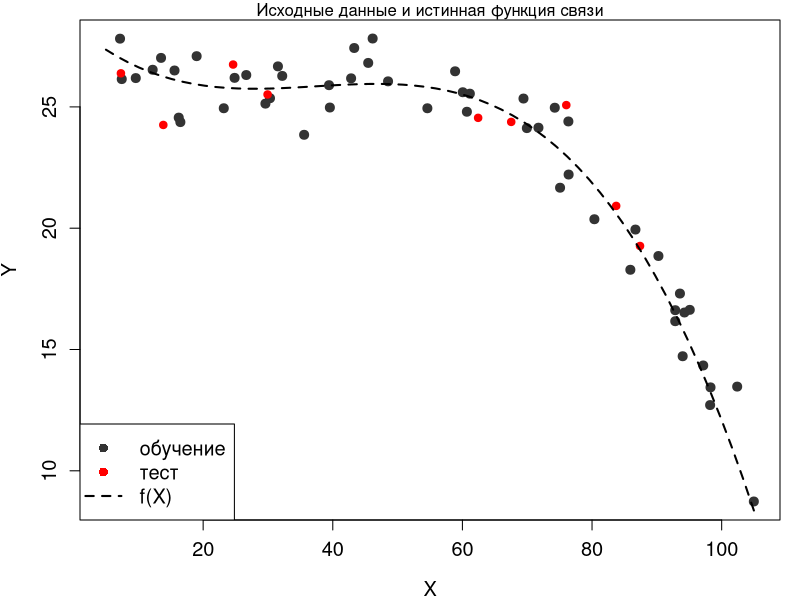
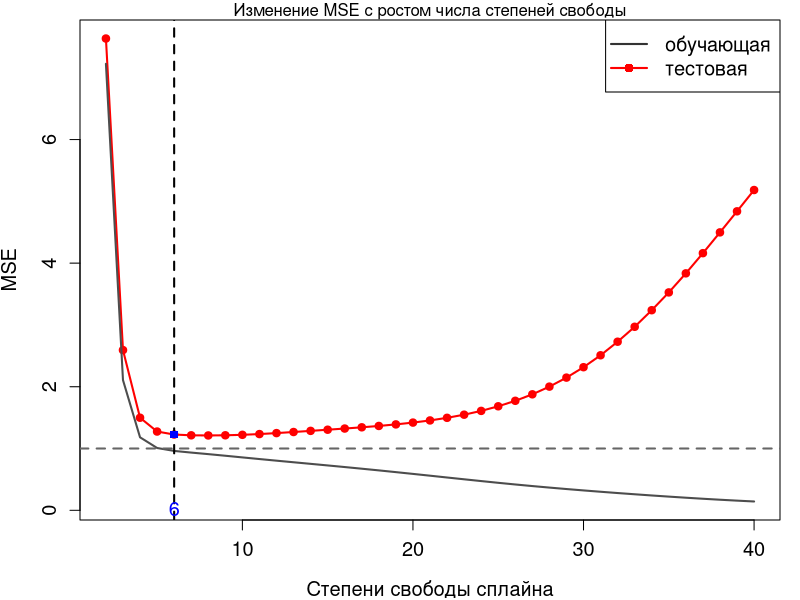
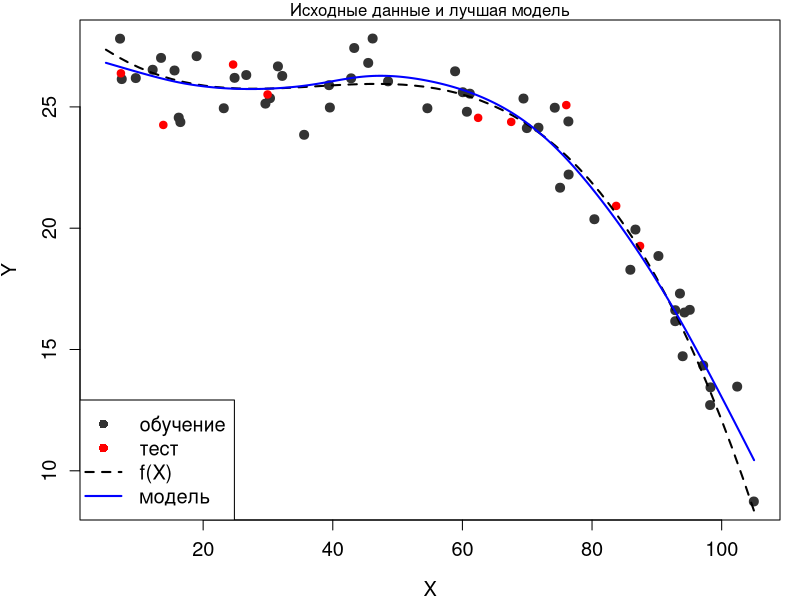
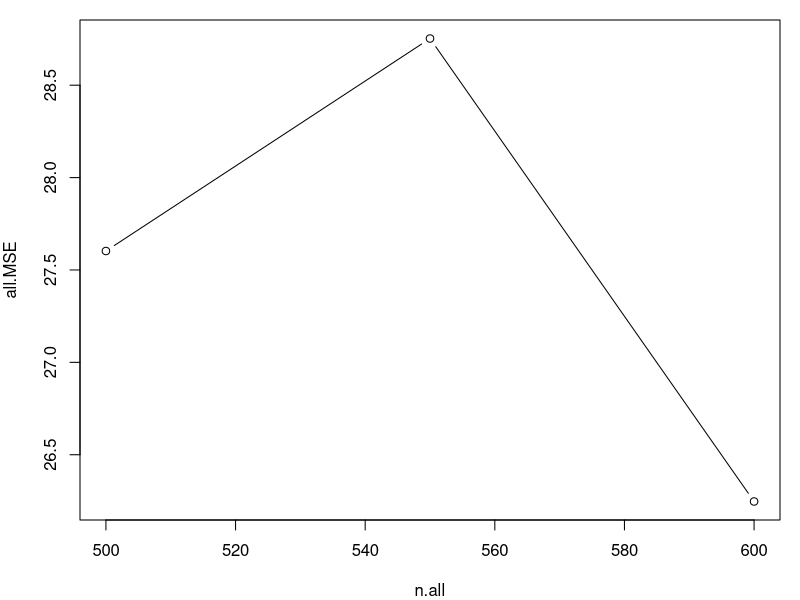

Source code (R) for these figures, in order:
## ---- chunk 1
knitr::opts_chunk$set(echo = TRUE)
## ---- chunk 2
#  Генерируем данные ###########################################################

my.seed <- 1486372882    # ядро
n.all <- 60              # наблюдений всего
train.percent <- 0.85    # доля обучающей выборки
res.sd <- 1              # стандартное отклонение случайного шума
x.min <- 5               # нижняя граница изменения X
x.max <- 105             # и верхняя граница изменения X

# фактические значения x
set.seed(my.seed)
x <- runif(x.min, x.max, n = n.all)

# случайный шум
set.seed(my.seed)
res <- rnorm(mean = 0, sd = res.sd, n = n.all)

# отбираем наблюдения в обучающую выборку
set.seed(my.seed)
inTrain <- sample(seq_along(x), size = train.percent*n.all)

# истинная функция взаимосвязи
y.func <- function(x) {25 + 2e-02*x - 3e-03*(x-45)^2 - 6e-05*(x-54)^3}

# для графика истинной взаимосвязи
x.line <- seq(x.min, x.max, length = n.all)
y.line <- y.func(x.line)

# фактические значения y (с шумом)
y <- y.func(x) + res

# Создаём векторы с данными для построения графиков ############################

# наблюдения на обучающей выборке
x.train <- x[inTrain]
y.train <- y[inTrain]

# наблюдения на тестовой выборке
x.test <- x[-inTrain]
y.test <- y[-inTrain]

## ---- chunk 3
#  График 1: Исходные данные на график #########################################

# убираем широкие поля рисунка
par(mar = c(4, 4, 1, 1))

# наименьшие/наибольшие значения по осям
x.lim <- c(x.min, x.max)
y.lim <- c(min(y), max(y))

# наблюдения с шумом (обучающая выборка)
plot(x.train, y.train, 
     col = grey(0.2), bg = grey(0.2), pch = 21,
     xlab = 'X', ylab = 'Y', 
     xlim = x.lim, ylim = y.lim, 
     cex = 1.2, cex.lab = 1.2, cex.axis = 1.2)

# заголовок
mtext('Исходные данные и истинная функция связи', side = 3)

# наблюдения тестовой выборки
points(x.test, y.test, col = 'red', bg = 'red', pch = 21)

# истинная функция
lines(x.line, y.line, lwd = 2, lty = 2)

# легенда
legend('bottomleft', legend = c('обучение', 'тест', 'f(X)'),
       pch = c(16, 16, NA), 
       col = c(grey(0.2), 'red', 'black'),  
       lty = c(0, 0, 2), lwd = c(1, 1, 2), cex = 1.2)
## ---- chunk 4
#  Строим модели с df от 2 до 40 ########################################

# максимальное число степеней свободы для модели сплайна
max.df <- 40

tbl <- data.frame(df = 2:max.df)   # таблица для записи ошибок
tbl$MSE.train <- 0                 # столбец: ошибки на обучающей выборке
tbl$MSE.test <- 0                  # столбец: ошибки на тестовой выборке

# цикл по степеням свободы
for (i in 2:max.df) {
  # строим модель
  mod <- smooth.spline(x = x.train, y = y.train, df = i)
  
  # модельные значения для расчёта ошибок
  y.model.train <- predict(mod, data.frame(x = x.train))$y[, 1]
  y.model.test <- predict(mod, data.frame(x = x.test))$y[, 1]
  
  # считаем средний квадрат ошибки на обучающей и тестовой выборке
  MSE <- c(sum((y.train - y.model.train)^2) / length(x.train),
           sum((y.test - y.model.test)^2) / length(x.test))
  
  # записываем ошибки в таблицу
  tbl[tbl$df == i, c('MSE.train', 'MSE.test')] <- MSE
}

# первые строки таблицы
head(tbl)
## ---- chunk 5

#  График 2: Зависимость MSE от гибкости модели ################################

plot(x = tbl$df, y = tbl$MSE.test, 
     type = 'l', col = 'red', lwd = 2,
     xlab = 'Степени свободы сплайна', ylab = 'MSE',
     ylim = c(min(tbl$MSE.train, tbl$MSE.test), 
              max(tbl$MSE.train, tbl$MSE.test)),
     cex = 1.2, cex.lab = 1.2, cex.axis = 1.2)

# заголовок
mtext('Изменение MSE с ростом числа степеней свободы', side = 3)

points(x = tbl$df, y = tbl$MSE.test,
       pch = 21, col = 'red', bg = 'red')
lines(x = tbl$df, y = tbl$MSE.train, col = grey(0.3), lwd = 2)
# неустранимая ошибка
abline(h = res.sd, lty = 2, col = grey(0.4), lwd = 2)

# легенда
legend('topright', legend = c('обучающая', 'тестовая'),
       pch = c(NA, 16), 
       col = c(grey(0.2), 'red'),  
       lty = c(1, 1), lwd = c(2, 2), cex = 1.2)

# степени свободы у наименьшей ошибки на тестовой выборке
min.MSE.test <- min(tbl$MSE.test)
df.min.MSE.test <- tbl[tbl$MSE.test == min.MSE.test, 'df']

# компромисс между точностью и простотой модели по графику
df.my.MSE.test <- 6
my.MSE.test <- tbl[tbl$df == df.my.MSE.test, 'MSE.test']

# ставим точку на графике
abline(v = df.my.MSE.test, 
       lty = 2, lwd = 2)
points(x = df.my.MSE.test, y = my.MSE.test, 
       pch = 15, col = 'blue')
mtext(df.my.MSE.test, 
      side = 1, line = -1, at = df.my.MSE.test, col = 'blue', cex = 1.2)

## ---- chunk 6
#  График 3: Лучшая модель (компромисс между гибкостью и точностью) ############

mod.MSE.test <- smooth.spline(x = x.train, y = y.train, df = df.my.MSE.test)

# для гладких графиков модели
x.model.plot <- seq(x.min, x.max, length = 250)
y.model.plot <- predict(mod.MSE.test, data.frame(x = x.model.plot))$y[, 1]

# убираем широкие поля рисунка
par(mar = c(4, 4, 1, 1))

# наименьшие/наибольшие значения по осям
x.lim <- c(x.min, x.max)
y.lim <- c(min(y), max(y))

# наблюдения с шумом (обучающая выборка)
plot(x.train, y.train, 
     col = grey(0.2), bg = grey(0.2), pch = 21,
     xlab = 'X', ylab = 'Y', 
     xlim = x.lim, ylim = y.lim, 
     cex = 1.2, cex.lab = 1.2, cex.axis = 1.2)

# заголовок
mtext('Исходные данные и лучшая модель', side = 3)

# наблюдения тестовой выборки
points(x.test, y.test, 
       col = 'red', bg = 'red', pch = 21)

# истинная функция
lines(x.line, y.line, 
      lwd = 2, lty = 2)

# модель
lines(x.model.plot, y.model.plot, 
      lwd = 2, col = 'blue')

# легенда
legend('bottomleft', legend = c('обучение', 'тест', 'f(X)', 'модель'),
       pch = c(16, 16, NA, NA), 
       col = c(grey(0.2), 'red', 'black', 'blue'),  
       lty = c(0, 0, 2, 1), lwd = c(1, 1, 2, 2), cex = 1.2)
## ---- chunk 7
# генерируем данные: одна совокупность самого большого размера из n

set.seed(my.seed)
x.all <- runif(x.min, x.max, n = 600)
set.seed(my.seed)
res <- rnorm(mean = 0, sd = res.sd, n = 600)
y.all <- y.func(x) + res

# значения n.all для перебора
n.all <- c(500, 550, 600)
# вектор с MSE для всех n.all
all.MSE <- rep(0, length(n.all))
# цикл по значениям n.all
for (i in 1:length(n.all)) {
    # x и y размера n.all
    x <- x.all[1:n.all[i]]
    y <- y.all[1:n.all[i]]
  
    # отбираем наблюдения в обучающую выборку
    set.seed(my.seed)
    inTrain <- sample(seq_along(x), size = train.percent*n.all[i])
    x.train <- x[inTrain]
    y.train <- y[inTrain]
    # тестовая выборка
    x.test <- x[-inTrain]
    y.test <- y[-inTrain]
  
    # строим модель
    mod <- smooth.spline(x = x.train, y = y.train, df = df.my.MSE.test)
  
    # модельные значения для расчёта ошибок
    y.model.train <- predict(mod, data.frame(x = x.train))$y[, 1]
    y.model.test <- predict(mod, data.frame(x = x.test))$y[, 1]
  
    # считаем средний квадрат ошибки на тестовой выборке
    MSE <- sum((y.test - y.model.test)^2) / length(x.test)
  
    # записываем ошибки в вектор
    all.MSE[i] <- MSE
}

# рисуем график
# убираем широкие поля рисунка
par(mar = c(4, 4, 1, 1))
plot(n.all, all.MSE, type = 'b')
